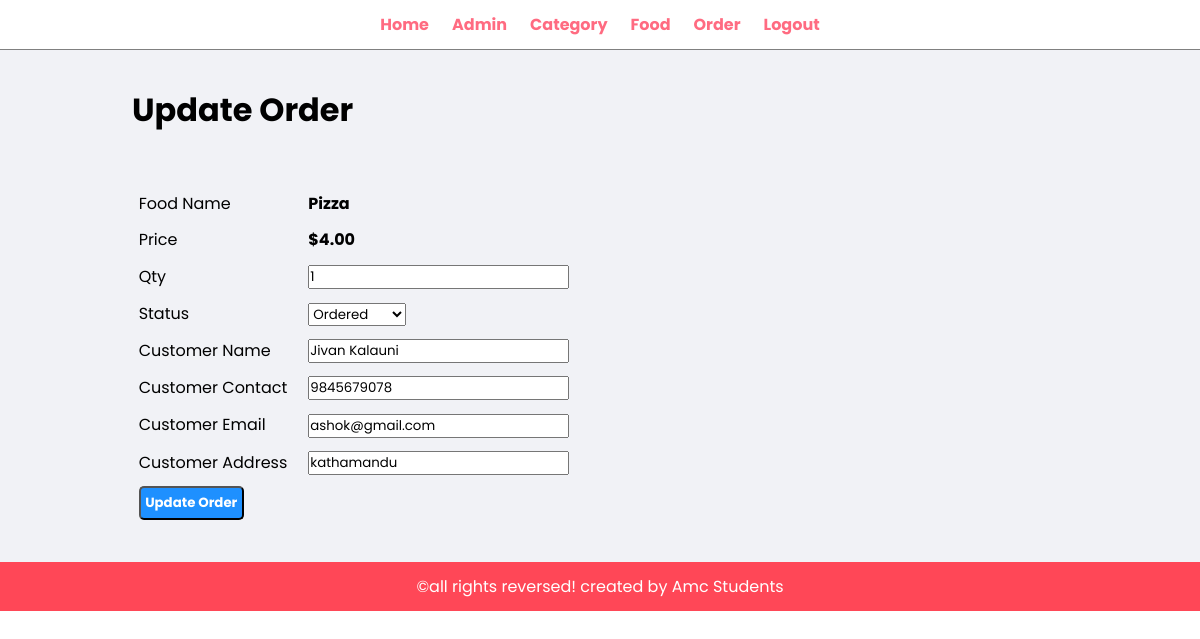
/admin/update-order.php?id=25 (signed in), run on the app's committed database.
### admin/update-order.php (the view, shortened to what this page needs)
<?php include('partials/menu.php'); ?>
<div class="main-content">
    <div class="wrapper">
        <h1>Update Order</h1>
        <br><br>
        <?php
        if(isset($_GET['id'])){
            $id= $_GET['id'];
            $sql = "SELECT * FROM `tbl-order` WHERE id=$id";
            $result= mysqli_query($conn,$sql);
            $count= mysqli_num_rows($result);
            if($count==1){
                $row= mysqli_fetch_assoc($result);
                $food=$row['food'];
                $price=$row['price'];
                $qty=$row['qty'];
                $status=$row['status'];
                $cusname=$row['customer-name'];
                $cuscontact=$row['customer-contact'];
                $cusemail=$row['customer-email'];
                $cusaddress=$row['customer-address'];
            }else{
                header('location:'.SITEURL.'admin/manage-order.php');
            }
        }else{
            header('location:'.SITEURL.'admin/manage-order.php');
        }
        ?>
        <form action="" method="POST">
            <table class="tbl-30">
                <tr>
                    <td>Food Name</td>
                    <td><b><?php echo $food; ?></b></td>
                </tr>
                <tr>
                    <td>Price</td>
                    <td>
                        <b>$<?php echo $price; ?></b>
                    </td>
                </tr>
                <tr>
                    <td>Qty</td>
                    <td>
                        <input type="number" name="qty" id="" value="<?php echo $qty; ?>">
                    </td>
                </tr>
                <tr>
                    <td>Status</td>
                    <td>
                        <select name="status" id="">
                            <option <?php if($status=="Ordered"){echo "selected";} ?> value="Ordered">Ordered</option>
                        </select>
                    </td>
                </tr>
                <tr>
                    <td>Customer Name</td>
                    <td>
                        <input type="text" name="cname" id="" value="<?php echo $cusname; ?>">
                    </td>
                </tr>
                <tr>
                    <td>Customer Contact</td>
                    <td>
                        <input type="text" name="contact" id="" value="<?php echo $cuscontact; ?>">
                    </td>
                </tr>
                <tr>
                    <td>Customer Email</td>
                    <td>
                        <input type="text" name="email" id="" value="<?php echo $cusemail; ?>">
                    </td>
                </tr>
                <tr>
                    <td>Customer Address</td>
                    <td>
                        <input type="text" name="address" id="" value="<?php echo $cusaddress; ?>">
                    </td>
                </tr>
                <tr>
                    <td colspan="2">
                        <input type="submit" name="submit" id="" value="Update Order" class="btn-primary">
                    </td>
                </tr>
            </table>
        </form>
    </div>
</div>
<?php include('partials/footer.php'); ?>

### css/admin.css (style rules this page uses)
* { margin: 0; padding: 0; box-sizing: border-box; font-family: "Poppins", sans-serif; }
.wrapper { padding: 1%; width: 80%; margin: 0 auto; }
.tbl-30 { width: 50%; }
table tr td { padding: 1%; }
.btn-primary { background-color: #1e90ff; padding: 1%; color: white; text-decoration: none; font-weight: bold; border-radius: 5px; }
.main-content { padding: 2% 0; background-color: #f1f2f6; }

### data on the page
tbl-order: food "Pizza", price "4.00", qty "1", status "Ordered", cname "Jivan Kalauni", contact "9845679078", email "ashok@gmail.com", address "kathamandu"
